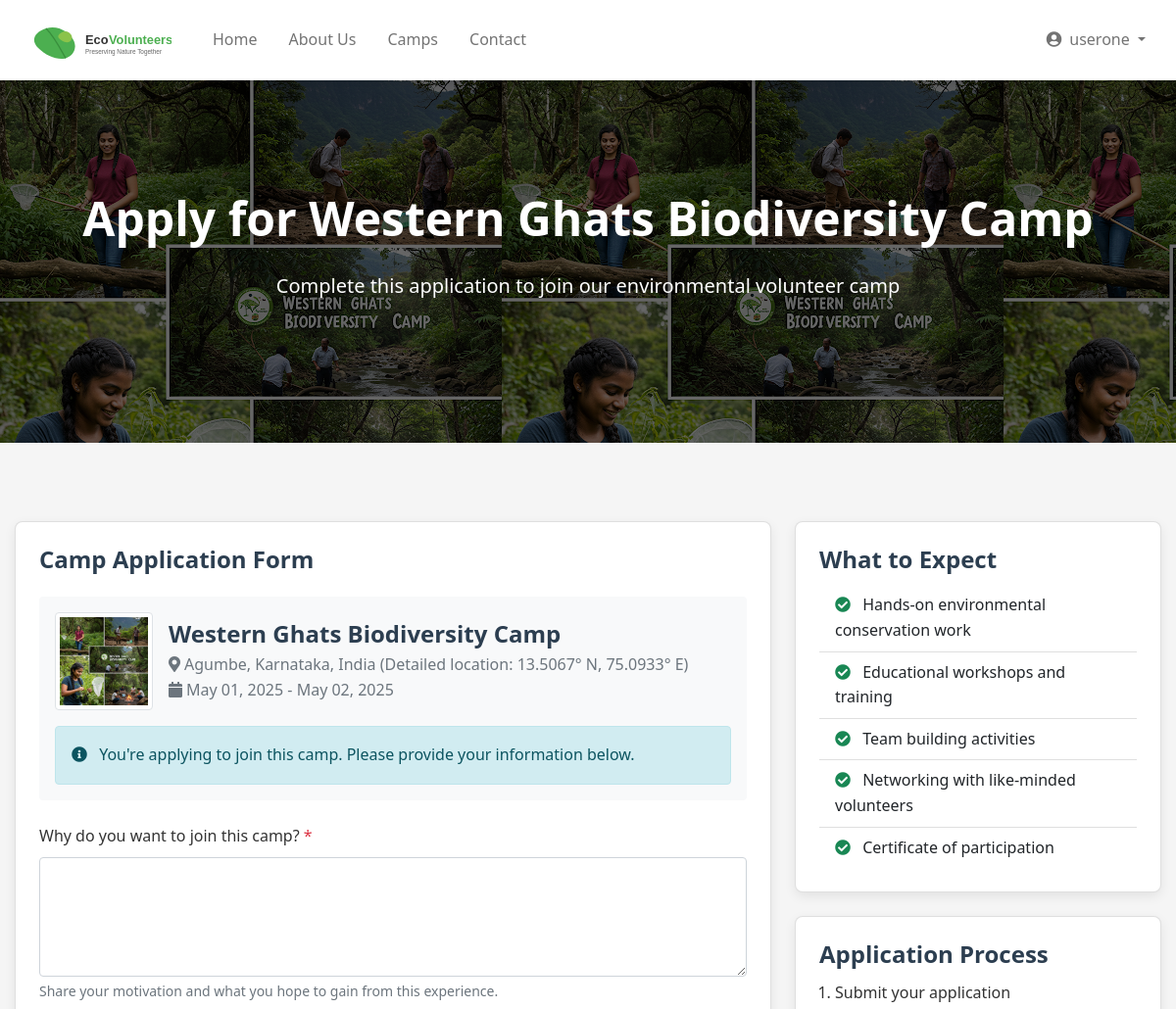
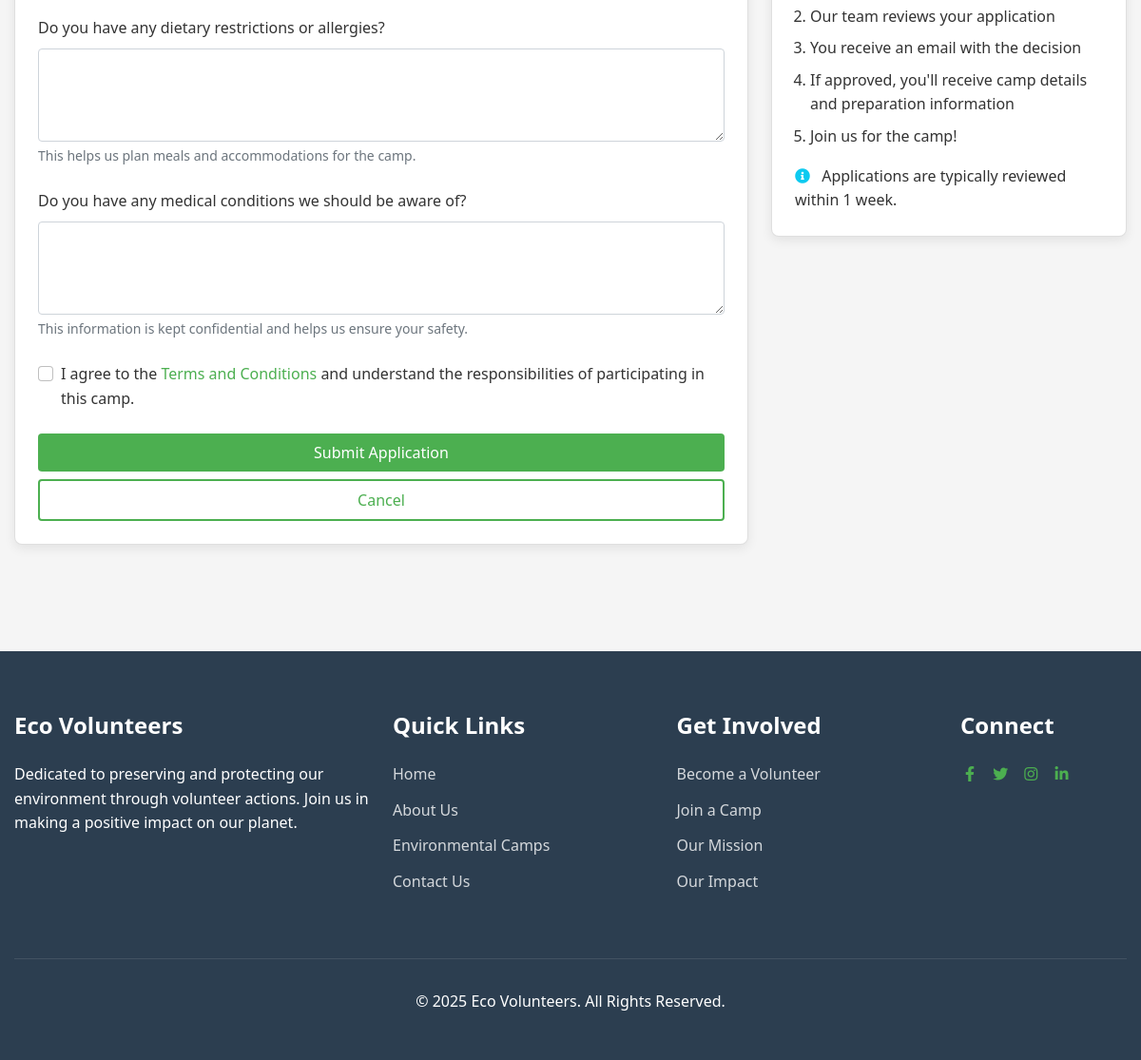
The page /camps/2/apply/ (signed in) on the database its author committed (2 pictures, top to bottom).
### portal/models.py (models this page shows, shortened)
class Camp(models.Model):
    name = models.CharField(max_length=200)
    location = models.CharField(max_length=200)
    description = models.TextField()
    start_date = models.DateField()
    end_date = models.DateField()
    max_volunteers = models.PositiveIntegerField(default=20)
    image = models.ImageField(upload_to='camp_images/', blank=True, null=True)
    is_active = models.BooleanField(default=True)
    created_at = models.DateTimeField(auto_now_add=True)
    updated_at = models.DateTimeField(auto_now=True)
    def get_registered_volunteers_count(self):
        return self.applications.filter(status='APPROVED').count()
    def is_registration_open(self):
        return self.is_active and self.get_registered_volunteers_count() < self.max_volunteers

### portal/views.py (the view)
# urls.py: path('camps/<int:camp_id>/apply/', views.apply_to_camp, name='apply_to_camp'),  # Apply to a specific camp
@login_required
def apply_to_camp(request, camp_id):
    camp = get_object_or_404(Camp, pk=camp_id)
    existing_application = CampApplication.objects.filter(
        volunteer=request.user,
        camp=camp
    ).first()
    if existing_application:
        messages.info(request, f"You have already applied to {camp.name}.")
        return redirect('camp_detail', camp_id=camp.id)
    if not camp.is_registration_open():
        messages.error(request, "Sorry, this camp is either full or not accepting applications.")
        return redirect('camp_detail', camp_id=camp.id)
    if request.method == 'POST':
        form = CampApplicationForm(request.POST)
        if form.is_valid():
            application = form.save(commit=False)
            application.volunteer = request.user
            application.camp = camp
            application.save()
            messages.success(request, f"Your application to {camp.name} has been submitted successfully!")
            return redirect('my_applications')
    else:
        form = CampApplicationForm()
    return render(request, 'camps/apply.html', {
        'form': form,
        'camp': camp
    })

### templates/camps/apply.html (shortened to what this page needs)
{% extends 'base.html' %}
{% block content %}
<section class="hero" style="background: linear-gradient(rgba(0, 0, 0, 0.6), rgba(0, 0, 0, 0.6)), url('{% if camp.image %}{{ camp.image.url }}{% else %}https://source.unsplash.com/1600x900/?nature,volunteer{% endif %}');">
    <div class="container">
        <h1>Apply for {{ camp.name }}</h1>
        <p>Complete this application to join our environmental volunteer camp</p>
    </div>
</section>
<section class="section">
    <div class="container">
        <div class="row justify-content-center">
            <div class="col-lg-8">
                <div class="card">
                    <div class="card-body">
                        <h2 class="card-title mb-4">Camp Application Form</h2>
                        <div class="camp-summary mb-4 p-3 bg-light rounded">
                            <div class="d-flex align-items-center mb-3">
                                <div class="flex-shrink-0">
                                    {% if camp.image %}
                                        <img src="{{ camp.image.url }}" alt="{{ camp.name }}" class="img-thumbnail" style="width: 100px; height: 100px; object-fit: cover;">
                                    {% else %}
                                        <img src="https://source.unsplash.com/100x100/?nature" alt="Camp image" class="img-thumbnail">
                                    {% endif %}
                                </div>
                                <div class="flex-grow-1 ms-3">
                                    <h4 class="mb-1">{{ camp.name }}</h4>
                                    <p class="text-muted mb-0"><i class="fas fa-map-marker-alt me-1"></i>{{ camp.location }}</p>
                                    <p class="text-muted mb-0"><i class="fas fa-calendar me-1"></i>{{ camp.start_date|date:"M d, Y" }} - {{ camp.end_date|date:"M d, Y" }}</p>
                                </div>
                            </div>
                            <div class="alert alert-info mb-0">
                                <i class="fas fa-info-circle me-2"></i> You're applying to join this camp. Please provide your information below.
                            </div>
                        </div>
                        <form method="post" id="camp-application-form" novalidate>
                            <div class="form-group mb-4">
                                <label for="{{ form.motivation.id_for_label }}" class="form-label">
                                    Why do you want to join this camp? <span class="text-danger">*</span>
                                </label>
                                {{ form.motivation }}
                                <div class="form-text">Share your motivation and what you hope to gain from this experience.</div>
                            </div>
                            <div class="form-group mb-4">
                                <label for="{{ form.dietary_restrictions.id_for_label }}" class="form-label">
                                    Do you have any dietary restrictions or allergies?
                                </label>
                                {{ form.dietary_restrictions }}
                                <div class="form-text">This helps us plan meals and accommodations for the camp.</div>
                            </div>
                            <div class="form-group mb-4">
                                <label for="{{ form.medical_conditions.id_for_label }}" class="form-label">
                                    Do you have any medical conditions we should be aware of?
                                </label>
                                {{ form.medical_conditions }}
                                <div class="form-text">This information is kept confidential and helps us ensure your safety.</div>
                            </div>
                            <div class="form-check mb-4">
                                <input class="form-check-input" type="checkbox" id="terms" required>
                                <label class="form-check-label" for="terms">
                                    I agree to the <a href="#" data-bs-toggle="modal" data-bs-target="#termsModal">Terms and Conditions</a> and understand the responsibilities of participating in this camp.
                                </label>
                            </div>
                            <div class="d-grid gap-2">
                                <button type="submit" class="btn btn-primary btn-lg">Submit Application</button>
                                <a href="{% url 'camp_detail' camp.id %}" class="btn btn-outline">Cancel</a>
                            </div>
                        </form>
                    </div>
                </div>
            </div>
            <div class="col-lg-4">
                <div class="card mb-4">
                    <div class="card-body">
                        <h4 class="card-title">What to Expect</h4>
                        <ul class="list-group list-group-flush">
                            <li class="list-group-item"><i class="fas fa-check-circle text-success me-2"></i> Hands-on environmental conservation work</li>
                            <li class="list-group-item"><i class="fas fa-check-circle text-success me-2"></i> Educational workshops and training</li>
                            <li class="list-group-item"><i class="fas fa-check-circle text-success me-2"></i> Team building activities</li>
                            <li class="list-group-item"><i class="fas fa-check-circle text-success me-2"></i> Networking with like-minded volunteers</li>
                            <li class="list-group-item"><i class="fas fa-check-circle text-success me-2"></i> Certificate of participation</li>
                        </ul>
                    </div>
                </div>
                <div class="card">
                    <div class="card-body">
                        <h4 class="card-title">Application Process</h4>
                        <ol class="ps-3">
                            <li class="mb-2">Submit your application</li>
                            <li class="mb-2">Our team reviews your application</li>
                            <li class="mb-2">You receive an email with the decision</li>
                            <li class="mb-2">If approved, you'll receive camp details and preparation information</li>
                            <li>Join us for the camp!</li>
                        </ol>
                        <p class="mt-3 mb-0"><i class="fas fa-info-circle text-info me-2"></i> Applications are typically reviewed within 1 week.</p>
                    </div>
                </div>
            </div>
        </div>
    </div>
</section>
{% endblock %}

### templates/base.html (shortened to what this page needs)
<!DOCTYPE html>
<html lang="en">
<head>
    <link href="https://cdn.jsdelivr.net/npm/bootstrap@5.1.3/dist/css/bootstrap.min.css" rel="stylesheet">
    <link rel="stylesheet" href="https://cdnjs.cloudflare.com/ajax/libs/font-awesome/5.15.4/css/all.min.css">
    {% load static %}
    <link rel="stylesheet" href="{% static 'css/style.css' %}">
</head>
<body>
    <nav class="navbar navbar-expand-lg navbar-light">
        <div class="container">
            <a class="navbar-brand" href="{% url 'home' %}">
                <img src="{% static 'images/logo.svg' %}" alt="Eco Volunteers Logo">
            </a>
            <div class="collapse navbar-collapse" id="navbarNav">
                <ul class="navbar-nav me-auto">
                    <li class="nav-item">
                        <a class="nav-link {% if request.path == '/' %}active{% endif %}" href="{% url 'home' %}">Home</a>
                    </li>
                    <li class="nav-item">
                        <a class="nav-link {% if request.path == '/about/' %}active{% endif %}" href="{% url 'about' %}">About Us</a>
                    </li>
                    <li class="nav-item">
                        <a class="nav-link {% if request.path == '/camps/' %}active{% endif %}" href="{% url 'camp_list' %}">Camps</a>
                    </li>
                    <li class="nav-item">
                        <a class="nav-link {% if request.path == '/contact/' %}active{% endif %}" href="{% url 'contact' %}">Contact</a>
                    </li>
                </ul>
                <ul class="navbar-nav">
                    {% if user.is_authenticated %}
                        <li class="nav-item dropdown">
                            <a class="nav-link dropdown-toggle" href="#" id="userDropdown" role="button"
                               data-bs-toggle="dropdown" aria-expanded="false">
                                <i class="fas fa-user-circle me-1"></i> {{ user.username }}
                            </a>
                        </li>
                    {% endif %}
                </ul>
            </div>
        </div>
    </nav>
    <main>
        {% block content %}{% endblock %}
    </main>
    <footer class="footer">
        <div class="container">
            <div class="row">
                <div class="col-md-4 mb-4">
                    <h4 class="footer-title">Eco Volunteers</h4>
                    <p>
                        Dedicated to preserving and protecting our environment through volunteer actions.
                        Join us in making a positive impact on our planet.
                    </p>
                </div>
                <div class="col-md-3 mb-4">
                    <h4 class="footer-title">Quick Links</h4>
                    <ul class="footer-links">
                        <li><a href="{% url 'home' %}">Home</a></li>
                        <li><a href="{% url 'about' %}">About Us</a></li>
                        <li><a href="{% url 'camp_list' %}">Environmental Camps</a></li>
                        <li><a href="{% url 'contact' %}">Contact Us</a></li>
                    </ul>
                </div>
                <div class="col-md-3 mb-4">
                    <h4 class="footer-title">Get Involved</h4>
                    <ul class="footer-links">
                        <li><a href="{% url 'register' %}">Become a Volunteer</a></li>
                        <li><a href="{% url 'camp_list' %}">Join a Camp</a></li>
                        <li><a href="{% url 'about' %}#mission">Our Mission</a></li>
                        <li><a href="{% url 'about' %}#impact">Our Impact</a></li>
                    </ul>
                </div>
                <div class="col-md-2 mb-4">
                    <h4 class="footer-title">Connect</h4>
                    <div class="social-links">
                        <a href="#" class="me-2"><i class="fab fa-facebook-f fa-fw"></i></a>
                        <a href="#" class="me-2"><i class="fab fa-twitter fa-fw"></i></a>
                        <a href="#" class="me-2"><i class="fab fa-instagram fa-fw"></i></a>
                        <a href="#" class="me-2"><i class="fab fa-linkedin-in fa-fw"></i></a>
                    </div>
                </div>
            </div>
            <div class="footer-bottom">
                <p>&copy; {% now "Y" %} Eco Volunteers. All Rights Reserved.</p>
            </div>
        </div>
    </footer>
</body>
</html>

### rows shown on the page
Camp: image (picture), name "Western Ghats Biodiversity Camp", location "Agumbe, Karnataka, India (Detailed location: 13.5067° N, 75.0933° E)", start_date "May 01, 2025", end_date "May 02, 2025"

### other values the page prints
{{ user.username }} "userone"
